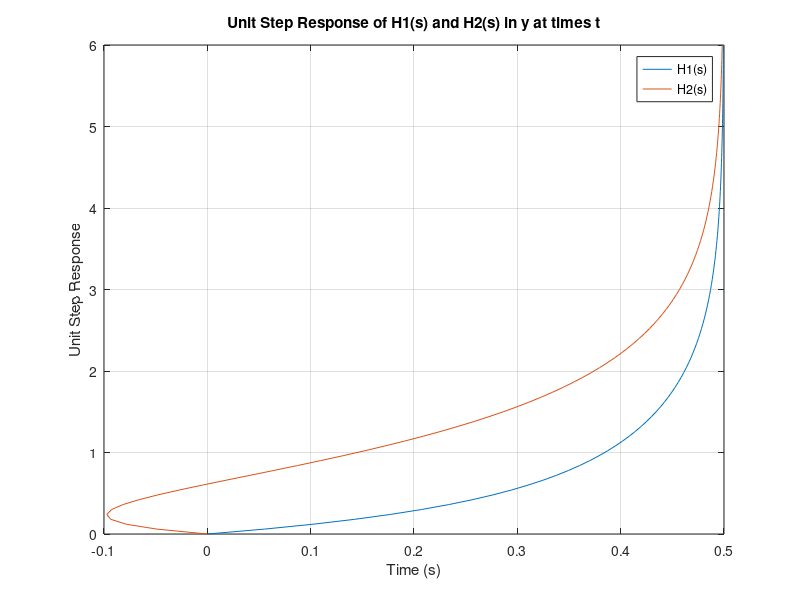

Here is the MATLAB script that generated this plot:
%Michael Lendino
%Problem 5d

%okay lets begin
clc;
clear all;
%% unit step response
numH1 = [0 1 2];
numH2 = [0 -1 2];
denom = [1 4.8 4];
%s=tf(num,den) returns a 'transfer function object'; here we create one for
%each of the above systems
H1 = tf(numH1, denom);
H2 = tf(numH2, denom);
%Now we compute the unit step response [y,t] = step(s) generates the values
%of the unit step response y at times t (it automatically determines a set
%of reasonable times)
[yH1, tH1] = step(H1);
[yH2, tH2] = step(H2);
%Use step to compute the unit step response of each system and superimpose
%them
figure
plot(yH1,tH1,yH2,tH2)
xlabel('Time (s)')
ylabel('Unit Step Response')
title('Unit Step Response of H1(s) and H2(s) in y at times t')
legend('H1(s)', 'H2(s)')
grid on;
